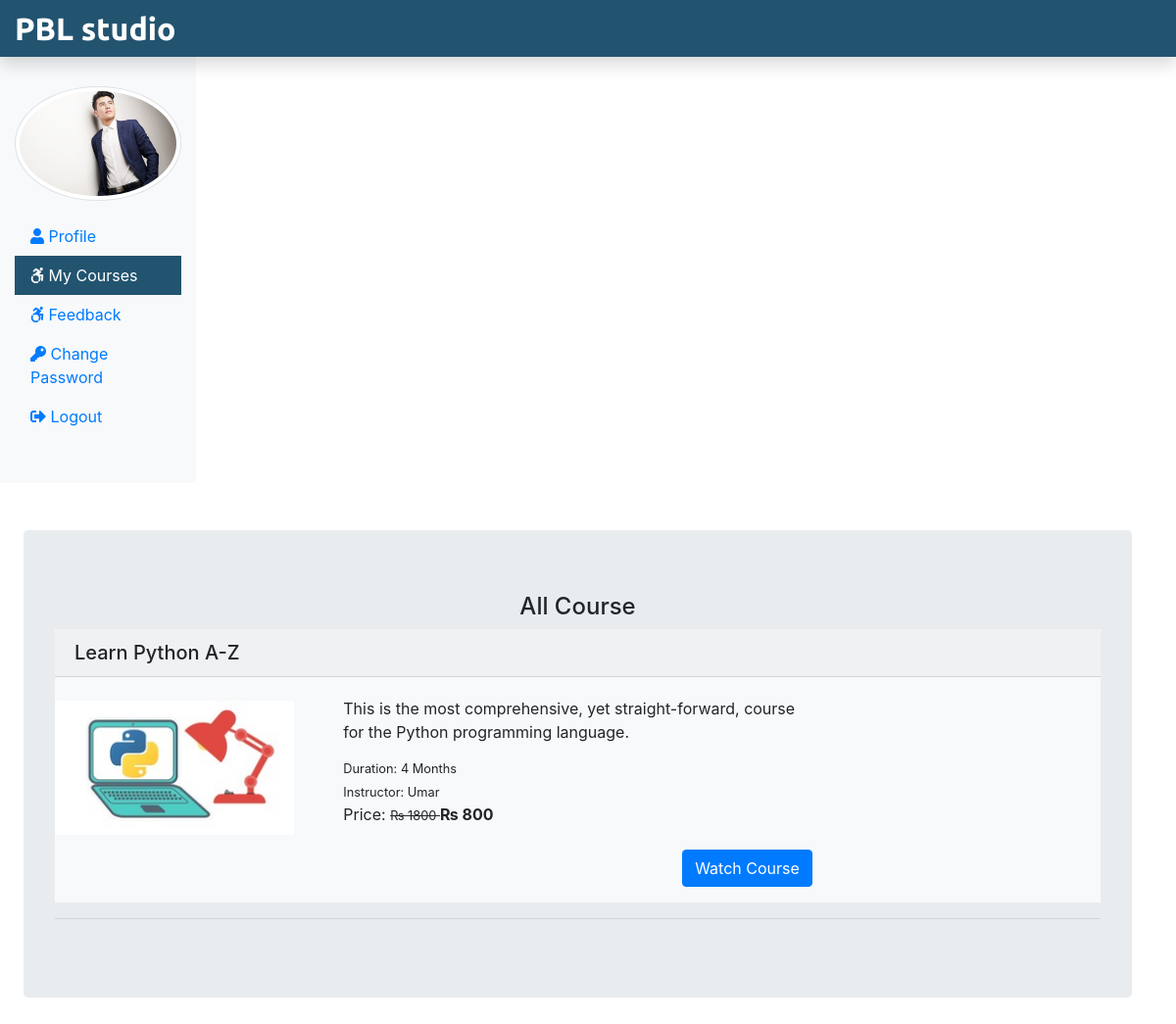
The page /Student/myCourse.php (signed in) on the database its author committed.
### tables this page shows
CREATE TABLE `student` (
  `stu_id` int(11) NOT NULL,
  `stu_name` varchar(255) NOT NULL,
  `stu_email` varchar(255) NOT NULL,
  `stu_pass` varchar(255) NOT NULL,
  `stu_occ` varchar(255) NOT NULL,
  `stu_img` text NOT NULL
);

CREATE TABLE `courseorder` (
  `co_id` int(11) NOT NULL,
  `order_id` varchar(255) NOT NULL,
  `stu_email` varchar(255) NOT NULL,
  `course_id` int(11) NOT NULL,
  `status` varchar(255) NOT NULL,
  `respmsg` text NOT NULL,
  `amount` int(11) NOT NULL,
  `order_date` date NOT NULL
);

CREATE TABLE `course` (
  `course_id` int(11) NOT NULL,
  `course_name` text NOT NULL,
  `course_desc` text NOT NULL,
  `course_author` varchar(255) NOT NULL,
  `course_img` text NOT NULL,
  `course_duration` text NOT NULL,
  `course_price` int(11) NOT NULL,
  `course_original_price` int(11) NOT NULL
);

### Student/myCourse.php (the view, shortened to what this page needs)
<?php
include('./stuInclude/header.php');
include_once('../dbConnection.php');
 if(isset($_SESSION['is_login'])){
  $stuLogEmail = $_SESSION['stuLogEmail'];
 } else {
  echo "<script> location.href='../index.php'; </script>";
 }
?>
 <div class="container mt-5 ml-4">
  <div class="row">
   <div class="jumbotron">
    <h4 class="text-center">All Course</h4>
    <?php
   if(isset($stuLogEmail)){
    $sql = "SELECT co.order_id, c.course_id, c.course_name, c.course_duration, c.course_desc, c.course_img, c.course_author, c.course_original_price, c.course_price FROM courseorder AS co JOIN course AS c ON c.course_id = co.course_id WHERE co.stu_email = '$stuLogEmail'";
    $result = $conn->query($sql);
    if($result->num_rows > 0) {
     while($row = $result->fetch_assoc()){ ?>
      <div class="bg-light mb-3">
        <h5 class="card-header"><?php echo $row['course_name']; ?></h5>
          <div class="row">
              <div class="col-sm-3">
                <img src="<?php echo $row['course_img']; ?>" class="card-img-top
                mt-4" alt="pic">
              </div>
              <div class="col-sm-6 mb-3">
                <div class="card-body">
                  <p class="card-title"><?php echo $row['course_desc']; ?></p>
                  <small class="card-text">Duration: <?php echo $row['course_duration']; ?></small><br />
                  <small class="card-text">Instructor: <?php echo $row['course_author']; ?></small><br/>
                  <p class="card-text d-inline">Price: <small><del>&#8360 <?php echo $row['course_original_price'] ?> </del></small> <span class="font-weight-bolder">&#8360 <?php echo $row['course_price']?> <span></p>
                  <a href="watchcourse.php?course_id=<?php echo $row['course_id'] ?>" class="btn btn-primary mt-5 float-right">Watch Course</a>
                </div>
              </div>
          </div>
      </div>
    <?php
     }
    }
   }
    ?>
    <hr/>
   </div>
  </div>
 </div>
 </div>
 <?php
include('./stuInclude/footer.php');
?>

### Student/stuInclude/header.php (shortened to what this page needs)
<?php
include_once('../dbConnection.php');
 if(isset($_SESSION['is_login'])){
  $stuLogEmail = $_SESSION['stuLogEmail'];
 }
 if(isset($stuLogEmail)){
  $sql = "SELECT stu_img FROM student WHERE stu_email = '$stuLogEmail'";
  $result = $conn->query($sql);
  $row = $result->fetch_assoc();
  $stu_img = $row['stu_img'];
 }
?>
<!DOCTYPE html>
<html lang="en">
<head>
 <link rel="stylesheet" href="../css/bootstrap.min.css">
 <link rel="stylesheet" href="../css/all.min.css">
 <link rel="stylesheet" href="../css/stustyle.css">
</head>
<body>
 <nav class="navbar navbar-dark fixed-top flex-md-nowrap p-0 shadow" style="background-color: #225470;">
  <a class="navbar-brand col-sm-3 col-md-2 mr-0" href="studentProfile.php">PBL studio</a>
 </nav>
 <div class="container-fluid mb-5 " style="margin-top:40px;">
  <div class="row">
   <nav class="col-sm-2 bg-light sidebar py-5 d-print-none">
    <div class="sidebar-sticky">
     <ul class="nav flex-column">
      <li class="nav-item mb-3">
      <img src="<?php echo $stu_img ?>" alt="studentimage" class="img-thumbnail rounded-circle">
      </li>
      <li class="nav-item">
       <a class="nav-link <?php if(PAGE == 'profile') {echo 'active';} ?>" href="studentProfile.php">
        <i class="fas fa-user"></i>
        Profile <span class="sr-only">(current)</span>
       </a>
      </li>
      <li class="nav-item">
       <a class="nav-link <?php if(PAGE == 'mycourse') {echo 'active';} ?>" href="myCourse.php">
        <i class="fab fa-accessible-icon"></i>
        My Courses
       </a>
      </li>
      <li class="nav-item">
       <a class="nav-link <?php if(PAGE == 'feedback') {echo 'active';} ?>" href="stufeedback.php">
        <i class="fab fa-accessible-icon"></i>
        Feedback
       </a>
      </li>
      <li class="nav-item">
       <a class="nav-link <?php if(PAGE == 'studentChangePass') {echo 'active';} ?>" href="studentChangePass.php">
        <i class="fas fa-key"></i>
        Change Password
       </a>
      </li>
      <li class="nav-item">
       <a class="nav-link" href="../logout.php">
        <i class="fas fa-sign-out-alt"></i>
        Logout
       </a>
      </li>
     </ul>
    </div>
   </nav>

### css/stustyle.css (style rules this page uses)
.navbar-brand { font-family: "Ubuntu", sans-serif; font-size: 2em; font-weight: bold; color: #fff; }
.active { background-color: #225470; color: #fff; }

### rows shown on the page
student: stu_img (picture)
courseorder: course.course_name "Learn Python A-Z", course.course_img (picture), course.course_desc "This is the most comprehensive, yet straight-forward, course for the Python programming language.", course.course_duration "4 Months", course.course_author "Umar", course.course_original_price "1800", course.course_price "800"
